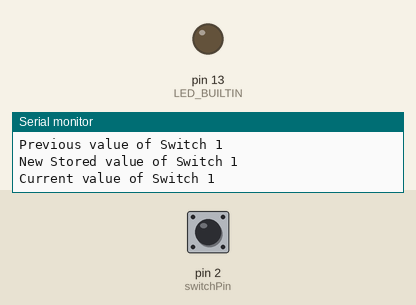
Recording of a sketch running on a simulated Arduino Uno, built with avr-gcc and run on an emulated ATmega328P. On the bench: output pins drawn as LEDs (lit = HIGH), the last lines printed to the serial monitor. Dashed ring = blinking. Inputs (shaded band) come from the test bench; at power-on: pin 2 (switchPin) HIGH.

Above: at 1.26 s.
1.3 s: pin 2 (switchPin) pulled LOW for 0.15 s
At 2.4 s:
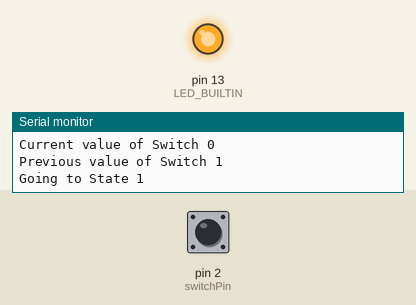
4.4 s: pin 2 (switchPin) driven LOW
At 6.3 s:
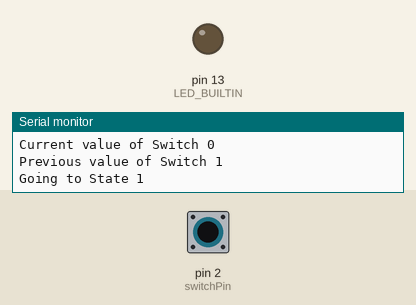
7.0 s: pin 2 (switchPin) driven HIGH
At 9.69 s:
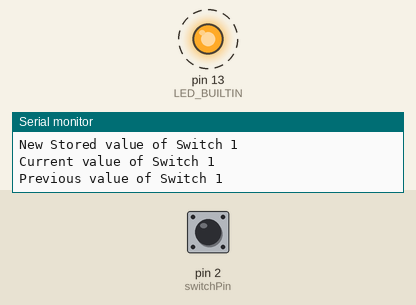
10.0 s: pin 2 (switchPin) pulsed LOW 2 times (0.12 s each, 0.3 s apart)
Timing chart, 0 to 14.6 s (numbered marks = the images above; inputs shaded):
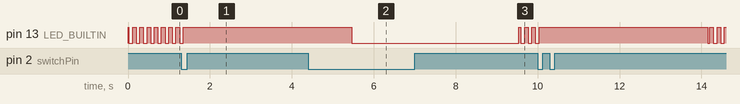

The sketch:

blink_state_machine_switch_noInterrupt.ino
```cpp
const byte switchPin = 2;
//  starts off as 0
  static uint8_t state = 0;
//  starts off as high
  static uint8_t switchState = 1;

void switchHandler()
{

//  if switch is pressed, its value goes to 0. must hold down switch to stay in state 1
  int switchStateCur = digitalRead(switchPin);
  Serial.print("Current value of Switch ");
  Serial.println(switchStateCur);
  Serial.print("Previous value of Switch ");
  Serial.println(switchState);
  if (switchStateCur != switchState) {
        state = !state;
        Serial.print("Going to State ");
        Serial.println(state);
        delay(2000);
      }
  switchState = switchStateCur;
  Serial.print("New Stored value of Switch ");
  Serial.println(switchState);
  delay(1);        // delay in between reads for stability
}

void blink(void)
{
  switch (state)
  {
    case 0:   // toggle the LED
      digitalWrite(LED_BUILTIN, !digitalRead(LED_BUILTIN));
      // handles events and state transition
      switchHandler();
      break;
    case 1:   // wait for the delay period
      switchHandler();
      break;
  }
}

// the setup routine runs once when you press reset:
void setup() {
  Serial.begin(9600);
  pinMode(LED_BUILTIN, OUTPUT);
  pinMode(switchPin, INPUT_PULLUP);
}

// the loop routine runs over and over again forever:
void loop() {
  blink();
}
```

Measured:
- after the input at 1.3 s, pin 13 (LED_BUILTIN): goes on until 1.3 s, then stays HIGH
- after the input at 4.4 s, pin 13 (LED_BUILTIN): goes on until 5.5 s, then stays LOW
- after the input at 7.0 s, pin 13 (LED_BUILTIN): alternates HIGH for 0.09 s and LOW for 0.09 s, starting after 2.5 s
- by itself, pin 13 (LED_BUILTIN): repeats every 0.18 s: LOW 0.09 s, HIGH 0.09 s
